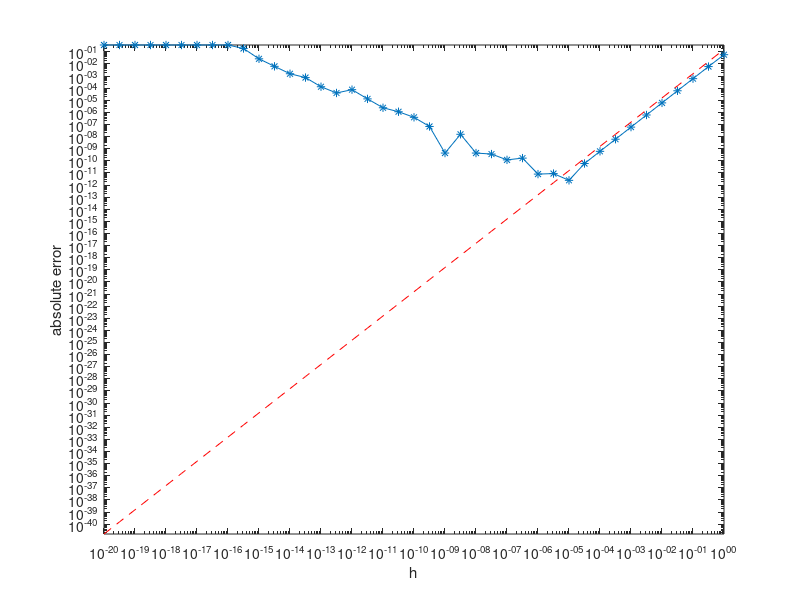

This figure's MATLAB source:
clear

% compute the value of the point and exact derivative
x0  = 1.2;
f0  = sin(x0);
fp  = cos(x0);
fpp =-sin(x0);

% create a vector of h values to use
i  = -20:0.5:0;
h  = 10.^i;

% evaluate the discrete derivative approximation
dfp = (sin(x0+h)-sin(x0-h)) ./ (2*h);

err = abs(fp - dfp);

% since f''(x) = -f(x) when f(x) = sin(x), this is calculating (h/2)*|f''(x)|
% which is the expected error
expected_error = (1/6)*abs(fpp)*(h.^(2));

% plot the error and the expected error
loglog(h,err,'-*',h,expected_error,'r--');
xlabel('h');
ylabel('absolute error');
axis tight
